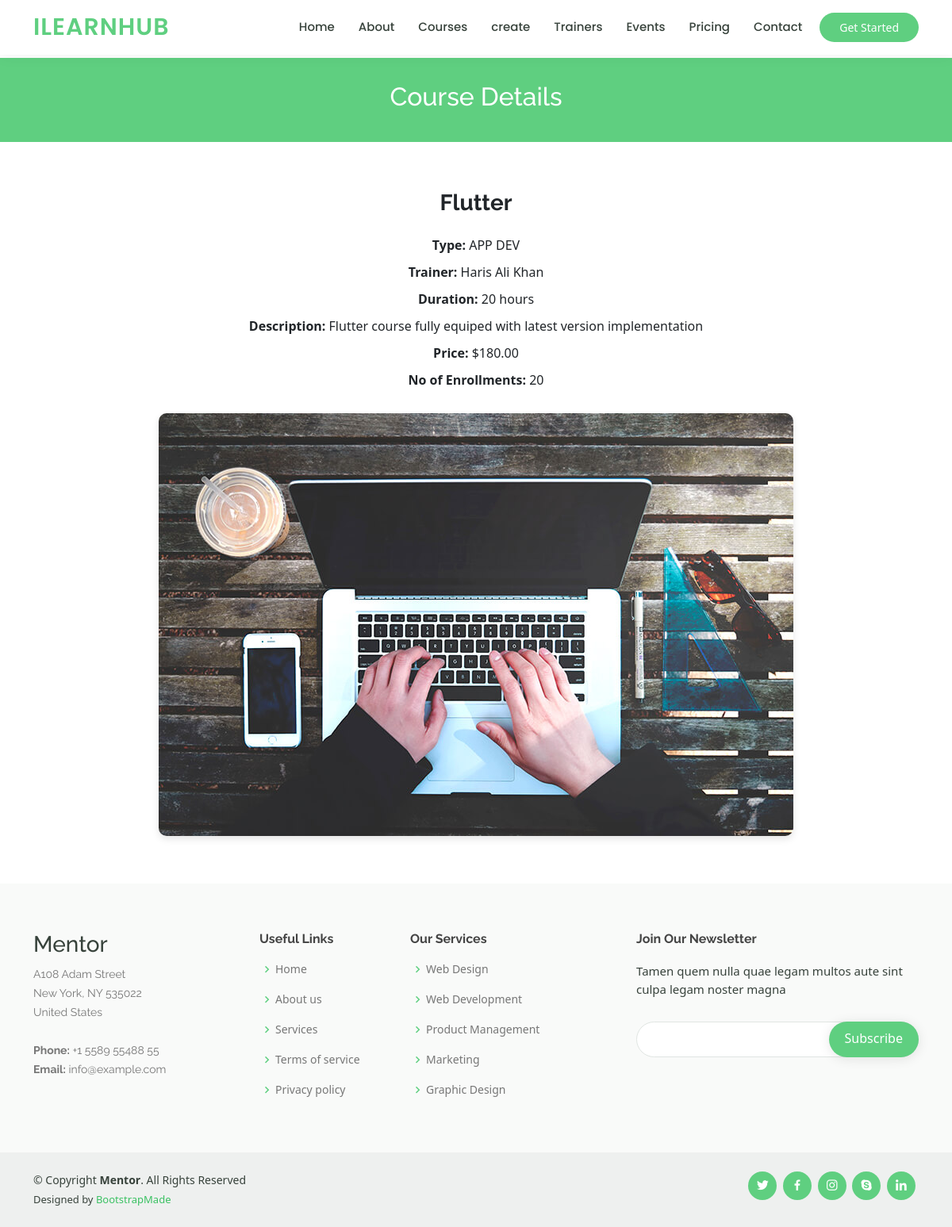
The page /course-detail/3/ on the database its author committed.
### learning/models.py (models this page shows, shortened)
class Course(models.Model):
    CourseID = models.AutoField(primary_key=True)
    title = models.CharField(max_length=100)  # Course title
    Type = models.CharField(max_length=100, null=True, default=None)  # Course type
    Trinerid = models.ForeignKey(Trainer, to_field='TrinerID', on_delete=models.CASCADE)  # Trainer associated with the course
    duration = models.IntegerField()  # Duration of the course
    description = models.TextField(null=True, default=None)
    price = models.DecimalField(max_digits=8, decimal_places=2)  # Price of the course
    Enrollment = models.IntegerField(default=0, null=True)
    image = models.ImageField(upload_to='course/images', default="", null=True)

class Trainer(models.Model):
    TrinerID = models.AutoField(primary_key=True)
    name = models.CharField(max_length=100)  # Trainer's name
    email = models.EmailField()  # Trainer's email address
    username = models.CharField(max_length=100)  # Trainer's username
    password = models.CharField(max_length=100)  # Trainer's password
    contact_info = models.CharField(max_length=100)  # Trainer's contact information

### learning/views.py (the view)
# urls.py: path('course-detail/<int:course_id>/', views.course_detail, name='course-detail'),
def course_detail(request, course_id):
    if request.method == 'POST':
        if not request.user.is_authenticated:
            return JsonResponse({'enrollment_status': 'failure', 'message': 'User is not logged in.'})
        course = get_object_or_404(Course, CourseID=course_id)
        return JsonResponse({'enrollment_status': 'success', 'message': 'Enrollment successful.'})
    else:
        course = get_object_or_404(Course, CourseID=course_id)
        lessons = course.lesson_set.all()
        return render(request, 'learning/course-details.html', {'course': course, 'lessons': lessons})

### learning/templates/learning/course-details.html (shortened to what this page needs)
<!DOCTYPE html>
<html lang="en">
<head>
  <link href="https://cdn.jsdelivr.net/npm/bootstrap@5.2.1/dist/css/bootstrap.min.css" rel="stylesheet">
  {% load static %}
  <link rel="stylesheet" href="{% static '/final.css' %}">
  <link href="{% static 'vendor/animate.css/animate.min.css'%}" rel="stylesheet">
  <link href="{% static  'vendor/aos/aos.css' %}" rel="stylesheet">
  <link href="{% static 'vendor/bootstrap/css/bootstrap.min.css' %}" rel="stylesheet">
  <link href="{% static  'vendor/bootstrap-icons/bootstrap-icons.css' %}" rel="stylesheet">
  <link href="{% static 'vendor/boxicons/css/boxicons.min.css' %}" rel="stylesheet">
  <link href="{% static 'vendor/remixicon/remixicon.css' %}" rel="stylesheet">
  <link href="{% static 'vendor/swiper/swiper-bundle.min.css' %}" rel="stylesheet">
</head>
<body>
  <header id="header" class="fixed-top">
    <div class="container d-flex align-items-center">
      <h1 class="logo me-auto"><a href="/">ILearnHub</a></h1>
      <nav id="navbar" class="navbar order-last order-lg-0">
        <ul>
          <li><a  href="/">Home</a></li>
          <li><a href="/about">About</a></li>
          <li><a  href="/courses">Courses</a></li>
          <li><a  href="/create">create</a></li>
          <li><a href="/trainers">Trainers</a></li>
          <li><a href="/events">Events</a></li>
          <li><a href="/pricing">Pricing</a></li>
          <li><a href="/contact">Contact</a></li>
        </ul>
      </nav>
      <a href="/courses" class="get-started-btn">Get Started</a>
</div>
  </header>
  <main id="main">
    <div class="breadcrumbs" data-aos="fade-in">
      <div class="container">
        <h2>Course Details</h2>
      </div>
    </div>
    <section id="course-details-tabs" class="course-details-tabs d-flex justify-content-center align-items-center">
      <div class="container" data-aos="fade-up">
        <div class="row">
          <div class="col-lg-12">
            <div class="course-details">
              <h2 class="mb-4">{{ course.title }}</h2>
              <div class="course-meta">
                <p><span class="fw-bold">Type:</span> {{ course.Type }}</p>
                <p><span class="fw-bold">Trainer:</span> {{ course.Trinerid.name }}</p>
                <p><span class="fw-bold">Duration:</span> {{ course.duration }} hours</p>
                <p><span class="fw-bold">Description:</span> {{ course.description }}</p>
                <p><span class="fw-bold">Price:</span> ${{ course.price }}</p>
                <p><span class="fw-bold"> No of Enrollments:</span> {{ course.Enrollment }}</p>
              </div>
              <div class="course-image">
                {% if course.image %}
                  <img src="{{ course.image.url }}" alt="" class="img-fluid">
                {% else %}
                  <img src="{% static 'img/about.jpg' %}" alt="" class="img-fluid">
                {% endif %}
              </div>
            </div>
          </div>
        </div>
      </div>
    </section>
  </main>
  <footer id="footer">
    <div class="footer-top">
      <div class="container">
        <div class="row">
          <div class="col-lg-3 col-md-6 footer-contact">
            <h3>Mentor</h3>
            <p>
              A108 Adam Street <br>
              New York, NY 535022<br>
              United States <br><br>
              <strong>Phone:</strong> +1 5589 55488 55<br>
              <strong>Email:</strong> info@example.com<br>
            </p>
          </div>
          <div class="col-lg-2 col-md-6 footer-links">
            <h4>Useful Links</h4>
            <ul>
              <li><i class="bx bx-chevron-right"></i> <a href="#">Home</a></li>
              <li><i class="bx bx-chevron-right"></i> <a href="#">About us</a></li>
              <li><i class="bx bx-chevron-right"></i> <a href="#">Services</a></li>
              <li><i class="bx bx-chevron-right"></i> <a href="#">Terms of service</a></li>
              <li><i class="bx bx-chevron-right"></i> <a href="#">Privacy policy</a></li>
            </ul>
          </div>
          <div class="col-lg-3 col-md-6 footer-links">
            <h4>Our Services</h4>
            <ul>
              <li><i class="bx bx-chevron-right"></i> <a href="#">Web Design</a></li>
              <li><i class="bx bx-chevron-right"></i> <a href="#">Web Development</a></li>
              <li><i class="bx bx-chevron-right"></i> <a href="#">Product Management</a></li>
              <li><i class="bx bx-chevron-right"></i> <a href="#">Marketing</a></li>
              <li><i class="bx bx-chevron-right"></i> <a href="#">Graphic Design</a></li>
            </ul>
          </div>
          <div class="col-lg-4 col-md-6 footer-newsletter">
            <h4>Join Our Newsletter</h4>
            <p>Tamen quem nulla quae legam multos aute sint culpa legam noster magna</p>
            <form action="" method="post">
              <input type="email" name="email"><input type="submit" value="Subscribe">
            </form>
          </div>
        </div>
      </div>
    </div>
    <div class="container d-md-flex py-4">
      <div class="me-md-auto text-center text-md-start">
        <div class="copyright">
          &copy; Copyright <strong><span>Mentor</span></strong>. All Rights Reserved
        </div>
        <div class="credits">
          Designed by <a href="https://bootstrapmade.com/">BootstrapMade</a>
        </div>
      </div>
      <div class="social-links text-center text-md-right pt-3 pt-md-0">
        <a href="#" class="twitter"><i class="bx bxl-twitter"></i></a>
        <a href="#" class="facebook"><i class="bx bxl-facebook"></i></a>
        <a href="#" class="instagram"><i class="bx bxl-instagram"></i></a>
        <a href="#" class="google-plus"><i class="bx bxl-skype"></i></a>
        <a href="#" class="linkedin"><i class="bx bxl-linkedin"></i></a>
      </div>
    </div>
  </footer>
</body>
</html>

### learning/static/final.css (style rules this page uses)
body { font-family: "Open Sans", sans-serif; color: #444444; }
a { color: #5fcf80; text-decoration: none !important; }
h1, h2, h3, h4, h5, h6 { font-family: "Raleway", sans-serif; }
#header { background: #fff; transition: all 0.5s; z-index: 997; padding: 5px 0; box-shadow: 0px 0 18px rgba(55, 66, 59, 0.08); }
#header .logo { font-size: 30px; margin: 0; padding: 0; line-height: 1; font-weight: 600; letter-spacing: 1px; text-transform: uppercase; font-family: "Poppins", sans-serif; }
#header .logo a { color: #5fcf80; }
.get-started-btn { margin-left: 22px; background: #5fcf80; color: #fff; border-radius: 50px; padding: 8px 25px; white-space: nowrap; transition: 0.3s; font-size: 14px; display: inline-block; }
.navbar { padding: 0; }
.navbar ul { margin: 0; padding: 0; display: flex; list-style: none; align-items: center; }
.navbar li { position: relative; }
.navbar a, .navbar a:focus { display: flex; align-items: center; justify-content: space-between; padding: 10px 0 10px 30px; font-family: "Poppins", sans-serif; font-size: 15px; font-weight: 500; color: #37423b; white-space: nowrap; transition: 0.3s; }
section { padding: 60px 0; overflow: hidden; }
.breadcrumbs { margin-top: 73px; text-align: center; background: #5fcf80; padding: 30px 0; color: #fff; }
.breadcrumbs h2 { font-size: 32px; font-weight: 500; }
#footer { color: #37423b; font-size: 14px; background: #eef0ef; }
#footer .footer-top { padding: 60px 0 30px 0; background: #f9faf9; }
#footer .footer-top .footer-contact { margin-bottom: 30px; }
#footer .footer-top .footer-contact p { font-size: 14px; line-height: 24px; margin-bottom: 0; font-family: "Raleway", sans-serif; color: #777777; }
#footer .footer-top h4 { font-size: 16px; font-weight: bold; color: #444444; position: relative; padding-bottom: 12px; }
#footer .footer-top .footer-links { margin-bottom: 30px; }
#footer .footer-top .footer-links ul { list-style: none; padding: 0; margin: 0; }
#footer .footer-top .footer-links ul i { padding-right: 2px; color: #5fcf80; font-size: 18px; line-height: 1; }
#footer .footer-top .footer-links ul li { padding: 10px 0; display: flex; align-items: center; }
#footer .footer-top .footer-links ul li:first-child { padding-top: 0; }
#footer .footer-top .footer-links ul a { color: #777777; transition: 0.3s; display: inline-block; line-height: 1; }
#footer .footer-newsletter { font-size: 15px; }
#footer .footer-newsletter h4 { font-size: 16px; font-weight: bold; color: #444444; position: relative; padding-bottom: 12px; }
#footer .footer-newsletter form { margin-top: 30px; background: #fff; padding: 6px 10px; position: relative; border-radius: 50px; text-align: left; border: 1px solid #e0e5e2; }
#footer .footer-newsletter form input[type=email] { border: 0; padding: 4px 8px; width: calc(100% - 100px); }
#footer .footer-newsletter form input[type=submit] { position: absolute; top: -1px; right: -1px; bottom: -1px; border: 0; background: none; font-size: 16px; padding: 0 20px 2px 20px; background: #5fcf80; color: #fff; transition: 0.3s; border-radius: 50px; box-shadow: 0px 2px 15px rgba(0, 0, 0, 0.1); }
#footer .credits { padding-top: 5px; font-size: 13px; }
#footer .credits a { color: #3ac162; transition: 0.3s; }
#footer .social-links a { font-size: 18px; display: inline-block; background: #5fcf80; color: #fff; line-height: 1; padding: 8px 0; margin-right: 4px; border-radius: 50%; text-align: center; width: 36px; height: 36px; transition: 0.3s; }

### learning/templates/learning/course-details.html (style rules this page uses)
.course-details { text-align: center; }
.course-details h2 { font-size: 28px; font-weight: bold; margin-bottom: 20px; }
.course-meta { margin-bottom: 30px; }
.course-meta p { margin-bottom: 10px; }
.course-image img { border-radius: 10px; box-shadow: 0px 4px 10px rgba(0, 0, 0, 0.1); max-width: 100%; height: auto; }

### rows shown on the page
Course: title "Flutter", Type "APP DEV", Trinerid.name "Haris Ali Khan", duration "20", description "Flutter course fully equiped with latest version implementation", price "180.00", Enrollment "20", image (picture)
